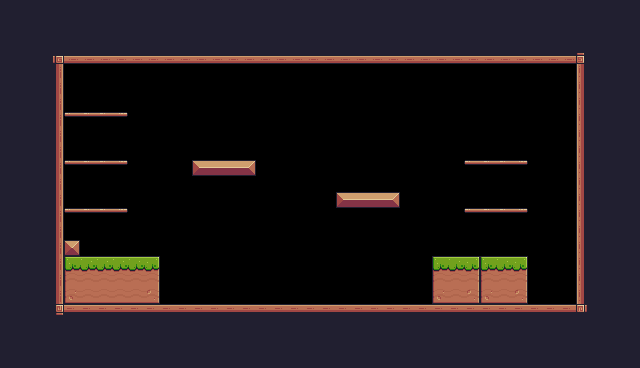

Below is a game level as drawn by its tile map, then a one-line description and the .tmx file that defines it, in full:
An orthogonal 40x23 tile map with 16x16 px tiles, 1 tile layer (Background) and 32 objects (11x Platform, 11x Fruit, Player).

<map version="1.10" tiledversion="1.10.2" orientation="orthogonal" renderorder="right-down" width="40" height="23" tilewidth="16" tileheight="16" infinite="0" nextlayerid="4" nextobjectid="77">
 <tileset firstgid="1" source="Pixel Adventure.tsx" />
 <layer id="1" name="Background" width="40" height="23">
  <properties>
   <property name="BackgroundColor" value="Gray" />
  </properties>
  <data encoding="csv">
24,24,24,24,24,112,112,112,112,112,112,112,112,112,112,112,112,112,112,112,112,112,112,112,112,112,112,112,112,112,112,112,112,112,112,24,24,24,24,24,
24,24,24,24,24,112,112,112,112,112,112,112,112,112,112,112,112,112,112,112,112,112,112,112,112,112,112,112,112,112,112,112,112,112,112,112,24,24,24,24,
24,24,24,24,24,112,112,112,112,112,112,112,112,112,112,112,112,112,112,112,112,112,112,112,112,112,112,112,112,112,112,112,112,112,112,112,112,112,24,24,
24,24,24,92,134,134,134,134,134,134,134,134,134,134,134,134,134,134,134,134,134,134,134,134,134,134,134,134,134,134,134,134,134,134,134,134,93,112,24,24,
24,24,24,113,0,0,0,0,0,0,0,0,0,0,0,0,0,0,0,0,0,0,0,0,0,0,0,0,0,0,0,0,0,0,0,0,111,112,24,24,
24,24,24,113,0,0,0,0,0,0,0,0,0,0,0,0,0,0,0,0,0,0,0,0,0,0,0,0,0,0,0,0,0,0,0,0,111,112,24,24,
24,24,24,113,0,0,0,0,0,0,0,0,0,0,0,0,0,0,0,0,0,0,0,0,0,0,0,0,0,0,0,0,0,0,0,0,111,112,24,24,
24,24,24,113,40,41,41,42,0,0,0,0,0,0,0,0,0,0,0,0,0,0,0,0,0,0,0,0,0,0,0,0,0,0,0,0,111,112,24,24,
24,24,24,113,0,0,0,0,0,0,0,0,0,0,0,0,0,0,0,0,0,0,0,0,0,0,0,0,0,0,0,0,0,0,0,0,111,112,24,24,
24,24,24,113,0,0,0,0,0,0,0,0,0,0,0,0,0,0,0,0,0,0,0,0,0,0,0,0,0,0,0,0,0,0,0,0,111,112,24,24,
24,24,24,113,40,41,41,42,0,0,0,0,13,14,14,15,0,0,0,0,0,0,0,0,0,0,0,0,0,40,41,41,42,0,0,0,111,112,24,24,
24,24,24,113,0,0,0,0,0,0,0,0,0,0,0,0,0,0,0,0,0,0,0,0,0,0,0,0,0,0,0,0,0,0,0,0,111,112,24,24,
24,24,24,113,0,0,0,0,0,0,0,0,0,0,0,0,0,0,0,0,0,13,14,14,15,0,0,0,0,0,0,0,0,0,0,0,111,112,24,24,
24,24,24,113,40,41,41,42,0,0,0,0,0,0,0,0,0,0,0,0,0,0,0,0,0,0,0,0,0,40,41,41,42,0,0,0,111,112,24,24,
24,24,24,113,0,0,0,0,0,0,0,0,0,0,0,0,0,0,0,0,0,0,0,0,0,0,0,0,0,0,0,0,0,0,0,0,111,112,112,24,
24,24,24,113,35,0,0,0,0,0,0,0,0,0,0,0,0,0,0,0,0,0,0,0,0,0,0,0,0,0,0,0,0,0,0,0,111,112,24,24,
24,24,24,113,7,8,8,8,8,9,0,0,0,0,0,0,0,0,0,0,0,0,0,0,0,0,0,7,8,9,7,8,9,0,0,0,111,112,112,24,
24,24,24,113,29,30,30,30,30,31,0,0,0,0,0,0,0,0,0,0,0,0,0,0,0,0,0,29,30,31,29,30,31,0,0,0,111,112,112,24,
24,24,24,113,51,52,52,52,52,53,0,0,0,0,0,0,0,0,0,0,0,0,0,0,0,0,0,51,52,53,51,52,53,0,0,0,111,112,112,24,
24,24,24,114,90,90,90,90,90,90,90,90,90,90,90,90,90,90,90,90,90,90,90,90,90,90,90,90,90,90,90,90,90,90,90,90,115,112,24,24,
24,24,24,24,24,24,24,24,24,112,24,24,24,24,24,24,24,24,24,24,24,24,24,24,24,24,112,112,112,112,112,112,112,112,112,112,112,112,24,24,
24,24,24,24,24,24,24,24,24,24,24,24,24,24,24,24,24,24,24,24,24,24,24,24,24,24,24,24,24,24,24,24,24,24,24,24,24,24,24,24,
24,24,24,24,24,24,24,24,24,24,24,24,24,24,24,24,24,24,24,24,24,24,24,24,24,24,24,24,24,24,24,24,24,24,24,24,24,24,24,24
</data>
 </layer>
 <objectgroup id="3" name="Collisions">
  <object id="24" x="192" y="160" width="64" height="16" />
  <object id="25" x="336" y="192" width="64" height="16" />
  <object id="27" x="64" y="240" width="16" height="16" />
  <object id="30" type="Platform" x="480" y="208" width="48" />
  <object id="32" type="Platform" x="480" y="160" width="48" />
  <object id="35" type="Platform" x="64" y="112" width="48" />
  <object id="36" type="Platform" x="64" y="160" width="48" />
  <object id="37" type="Platform" x="64" y="208" width="48" />
  <object id="45" x="432" y="256" width="96" height="48" />
  <object id="46" x="64" y="256" width="96" height="48" />
  <object id="47" type="Platform" x="464" y="208" width="64" height="16" />
  <object id="50" type="Platform" x="480" y="160" width="48" height="16" />
  <object id="51" type="Platform" x="464" y="160" width="64" height="16" />
  <object id="53" type="Platform" x="64" y="208" width="64" height="16" />
  <object id="54" type="Platform" x="64" y="160" width="64" height="16" />
  <object id="55" type="Platform" x="64" y="112" width="64" height="16" />
  <object id="59" x="576" y="64" width="16" height="256" />
  <object id="61" x="48" y="48" width="544" height="16" />
  <object id="62" x="48" y="64" width="16" height="256" />
  <object id="63" x="64" y="304" width="512" height="16" />
 </objectgroup>
 <objectgroup id="2" name="Spawnpoints">
  <object id="12" name="Player" type="Player" x="304" y="256" width="26.8075" height="29.1386" />
  <object id="65" name="Bananas" type="Fruit" x="96" y="80" width="32" height="32" />
  <object id="66" name="Orange" type="Fruit" x="96" y="128" width="32" height="32" />
  <object id="67" name="Apple" type="Fruit" x="96" y="176" width="32" height="32" />
  <object id="68" name="Cherries" type="Fruit" x="192" y="128" width="32" height="32" />
  <object id="69" name="Cherries" type="Fruit" x="224" y="128" width="32" height="32" />
  <object id="71" name="Cherries" type="Fruit" x="208" y="96" width="32" height="32" />
  <object id="72" name="Cherries" type="Fruit" x="336" y="160" width="32" height="32" />
  <object id="73" name="Cherries" type="Fruit" x="368" y="160" width="32" height="32" />
  <object id="74" name="Cherries" type="Fruit" x="352" y="128" width="32" height="32" />
  <object id="75" name="Kiwi" type="Fruit" x="480" y="128" width="32" height="32" />
  <object id="76" name="Kiwi" type="Fruit" x="480" y="176" width="32" height="32" />
 </objectgroup>
</map>
